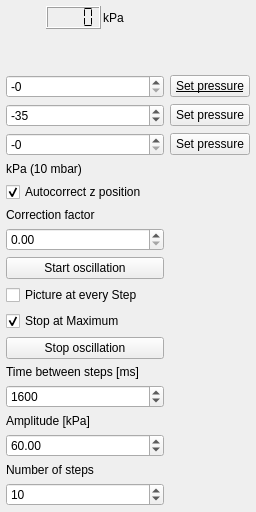
  <widget class="QDockWidget" name="pressureDockWidget">
   <property name="windowTitle">
    <string>Pressure</string>
   </property>
   <attribute name="dockWidgetArea">
    <number>1</number>
   </attribute>
   <widget class="QWidget" name="pressureWidget">
    <layout class="QHBoxLayout" name="horizontalLayout_5">
     <property name="margin">
      <number>6</number>
     </property>
     <item>
      <layout class="QGridLayout" name="gridLayout_8">
       <item row="0" column="0">
        <layout class="QHBoxLayout" name="horizontalLayout_3">
         <property name="spacing">
          <number>2</number>
         </property>
         <item>
          <spacer name="horizontalSpacer_2">
           <property name="orientation">
            <enum>Qt::Horizontal</enum>
           </property>
           <property name="sizeHint" stdset="0">
            <size>
             <width>40</width>
             <height>20</height>
            </size>
           </property>
          </spacer>
         </item>
         <item>
          <widget class="QLCDNumber" name="pressureLCDNumber">
           <property name="toolTip">
            <string>Current pressure in kPa</string>
           </property>
           <property name="smallDecimalPoint">
            <bool>false</bool>
           </property>
           <property name="digitCount">
            <number>4</number>
           </property>
           <property name="segmentStyle">
            <enum>QLCDNumber::Flat</enum>
           </property>
           <property name="value" stdset="0">
            <double>0.000000000000000</double>
           </property>
          </widget>
         </item>
         <item>
          <widget class="QLabel" name="label_11">
           <property name="text">
            <string>kPa</string>
           </property>
          </widget>
         </item>
         <item>
          <spacer name="horizontalSpacer_3">
           <property name="orientation">
            <enum>Qt::Horizontal</enum>
           </property>
           <property name="sizeHint" stdset="0">
            <size>
             <width>40</width>
             <height>20</height>
            </size>
           </property>
          </spacer>
         </item>
        </layout>
       </item>
       <item row="10" column="0">
        <widget class="QCheckBox" name="correctzposcheckBox">
         <property name="text">
          <string>Autocorrect z position</string>
         </property>
         <property name="checked">
          <bool>true</bool>
         </property>
        </widget>
       </item>
       <item row="11" column="0">
        <widget class="QLabel" name="label_22">
         <property name="text">
          <string>Correction factor</string>
         </property>
        </widget>
       </item>
       <item row="12" column="0">
        <widget class="QDoubleSpinBox" name="corrfactorSpinbox">
         <property name="value">
          <double>0.000000000000000</double>
         </property>
        </widget>
       </item>
       <item row="13" column="0">
        <widget class="QPushButton" name="startoscbutton">
         <property name="text">
          <string>Start oscillation</string>
         </property>
        </widget>
       </item>
       <item row="14" column="0">
        <widget class="QCheckBox" name="pictureCheckbox">
         <property name="text">
          <string>Picture at every Step</string>
         </property>
         <property name="checked">
          <bool>false</bool>
         </property>
        </widget>
       </item>
       <item row="15" column="0">
        <widget class="QCheckBox" name="stopatmaxCheckbox">
         <property name="text">
          <string>Stop at Maximum</string>
         </property>
         <property name="checked">
          <bool>true</bool>
         </property>
        </widget>
       </item>
       <item row="16" column="0">
        <widget class="QPushButton" name="stoposcButton">
         <property name="text">
          <string>Stop oscillation</string>
         </property>
        </widget>
       </item>
       <item row="17" column="0">
        <widget class="QLabel" name="label_23">
         <property name="text">
          <string>Time between steps [ms]</string>
         </property>
        </widget>
       </item>
       <item row="18" column="0">
        <widget class="QSpinBox" name="timestepspinbox">
         <property name="minimum">
          <number>50</number>
         </property>
         <property name="maximum">
          <number>10000</number>
         </property>
         <property name="singleStep">
          <number>100</number>
         </property>
         <property name="value">
          <number>1600</number>
         </property>
        </widget>
       </item>
       <item row="19" column="0">
        <widget class="QLabel" name="label_24">
         <property name="text">
          <string>Amplitude [kPa]</string>
         </property>
        </widget>
       </item>
       <item row="20" column="0">
        <widget class="QDoubleSpinBox" name="amplitudespinbox">
         <property name="minimum">
          <double>-80.000000000000000</double>
         </property>
         <property name="maximum">
          <double>80.000000000000000</double>
         </property>
         <property name="singleStep">
          <double>5.000000000000000</double>
         </property>
         <property name="value">
          <double>60.000000000000000</double>
         </property>
        </widget>
       </item>
       <item row="21" column="0">
        <widget class="QLabel" name="label_25">
         <property name="text">
          <string>Number of steps</string>
         </property>
        </widget>
       </item>
       <item row="22" column="0">
        <widget class="QSpinBox" name="pressurestepsspinbox">
         <property name="minimum">
          <number>2</number>
         </property>
         <property name="maximum">
          <number>100</number>
         </property>
         <property name="value">
          <number>10</number>
         </property>
        </widget>
       </item>
       <item row="4" column="0">
        <widget class="QSpinBox" name="setpressurespinBox">
         <property name="suffix">
          <string/>
         </property>
         <property name="prefix">
          <string>-</string>
         </property>
         <property name="minimum">
          <number>0</number>
         </property>
         <property name="maximum">
          <number>100</number>
         </property>
         <property name="value">
          <number>0</number>
         </property>
        </widget>
       </item>
       <item row="6" column="0">
        <widget class="QSpinBox" name="setpressure2spinBox">
         <property name="prefix">
          <string>-</string>
         </property>
         <property name="maximum">
          <number>100</number>
         </property>
         <property name="value">
          <number>35</number>
         </property>
        </widget>
       </item>
       <item row="4" column="1">
        <widget class="QPushButton" name="setpressureButton">
         <property name="font">
          <font>
           <underline>true</underline>
          </font>
         </property>
         <property name="text">
          <string>Set pressure</string>
         </property>
        </widget>
       </item>
       <item row="6" column="1">
        <widget class="QPushButton" name="setpressure2Button">
         <property name="text">
          <string>Set pressure</string>
         </property>
        </widget>
       </item>
       <item row="7" column="1">
        <widget class="QPushButton" name="setpressure3Button">
         <property name="text">
          <string>Set pressure</string>
         </property>
        </widget>
       </item>
       <item row="7" column="0">
        <widget class="QSpinBox" name="setpressure3spinBox">
         <property name="prefix">
          <string>-</string>
         </property>
         <property name="maximum">
          <number>100</number>
         </property>
        </widget>
       </item>
       <item row="8" column="0">
        <widget class="QLabel" name="label_21">
         <property name="text">
          <string>kPa (10 mbar)</string>
         </property>
        </widget>
       </item>
       <item row="1" column="0">
        <layout class="QVBoxLayout" name="pressureVL"/>
       </item>
       <item row="1" column="1">
        <spacer name="pressureVS_1">
         <property name="orientation">
          <enum>Qt::Vertical</enum>
         </property>
         <property name="sizeHint" stdset="0">
          <size>
           <width>20</width>
           <height>40</height>
          </size>
         </property>
        </spacer>
       </item>
      </layout>
     </item>
    </layout>
   </widget>
  </widget>
